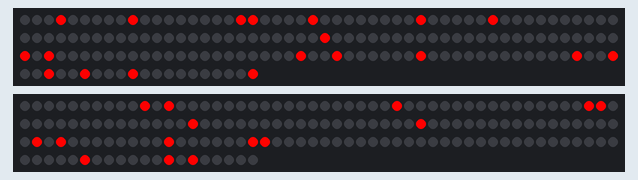
Simulated run of this sketch. Board: ESP8266 (NodeMCU). Parts: 2 × 170 RGB LEDs in strip order, left to right, continuing on the next row. WiFi joins after 1.5 s; servers stay silent unless stated; random numbers use the default seed unless the sketch sets one; what the sketch prints to the serial monitor is not drawn.

Above: at 7.48 s.
At 22.14 s:
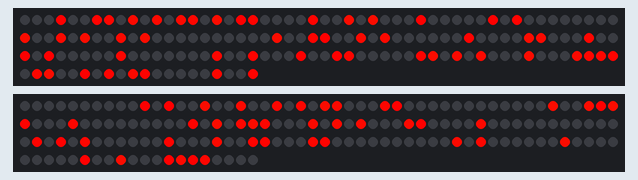
At 37.99 s:
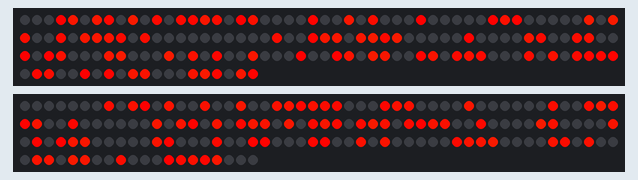

The sketch:

random-fade.ino
```cpp
#include <ESP8266WiFi.h>
#include <ESP8266mDNS.h>
#include <WiFiUdp.h>
#include <ArduinoOTA.h>
#include <Adafruit_NeoPixel.h>

const char* ssid = "Labitat (free)";
const char* password = "labitatisawesome";
Adafruit_NeoPixel strip = Adafruit_NeoPixel(170, D11, NEO_GRB + NEO_KHZ800);
Adafruit_NeoPixel strip2 = Adafruit_NeoPixel(170, D12, NEO_GRB + NEO_KHZ800);
void setup() {
  Serial.begin(115200);
  Serial.println("Booting");
  WiFi.mode(WIFI_STA);
  WiFi.begin(ssid, password);
  while (WiFi.waitForConnectResult() != WL_CONNECTED) {
    Serial.println("Connection Failed! Rebooting...");
    delay(5000);
    ESP.restart();
  }

  ArduinoOTA.setHostname("pixelgate");

  // No authentication by default
  // ArduinoOTA.setPasswor1d("admin");

  ArduinoOTA.onStart([]() {
    String type;
    if (ArduinoOTA.getCommand() == U_FLASH) {
      type = "sketch";
    } else { // U_SPIFFS
      type = "filesystem";
    }

    // NOTE: if updating SPIFFS this would be the place to unmount SPIFFS using SPIFFS.end()
    Serial.println("Start updating " + type);
  });
  ArduinoOTA.onEnd([]() {
    Serial.println("\nEnd");
  });
  ArduinoOTA.onProgress([](unsigned int progress, unsigned int total) {
    Serial.printf("Progress: %u%%\r", (progress / (total / 100)));
  });
  ArduinoOTA.onError([](ota_error_t error) {
    Serial.printf("Error[%u]: ", error);
    if (error == OTA_AUTH_ERROR) {
      Serial.println("Auth Failed");
    } else if (error == OTA_BEGIN_ERROR) {
      Serial.println("Begin Failed");
    } else if (error == OTA_CONNECT_ERROR) {
      Serial.println("Connect Failed");
    } else if (error == OTA_RECEIVE_ERROR) {
      Serial.println("Receive Failed");
    } else if (error == OTA_END_ERROR) {
      Serial.println("End Failed");
    }
  });
  ArduinoOTA.begin();
  Serial.println("Ready");
  Serial.print("IP address: ");
  Serial.println(WiFi.localIP());
  strip.begin();
  strip.show(); // Initialize all pixels to 'off'
  strip2.begin();
  strip2.show(); // Initialize all pixels to 'off'
}

void loop() {
  for (int c = 0; c < 256; c++) {
    uint32_t color = Wheel(c);
    for (int j = 0; j < 25; j++) {
      set(random(0, (strip.numPixels() * 2) - 2), color);
      strip.show();
      strip2.show();
      yield();
      delay(80 * 2);
    }
  }
}
uint32_t Wheel(byte WheelPos) {
  WheelPos = 255 - WheelPos;
  if (WheelPos < 85) {
    return strip.Color(255 - WheelPos * 3, 0, WheelPos * 3);
  }
  if (WheelPos < 170) {
    WheelPos -= 85;
    return strip.Color(0, WheelPos * 3, 255 - WheelPos * 3);
  }
  WheelPos -= 170;
  return strip.Color(WheelPos * 3, 255 - WheelPos * 3, 0);
}
void set(int led, uint32_t color) {
  if (led % 2 == 0) {
    strip2.setPixelColor(led / 2, color);
  } else {
    strip.setPixelColor((led / 2) + 1, color);
  }
}
```
